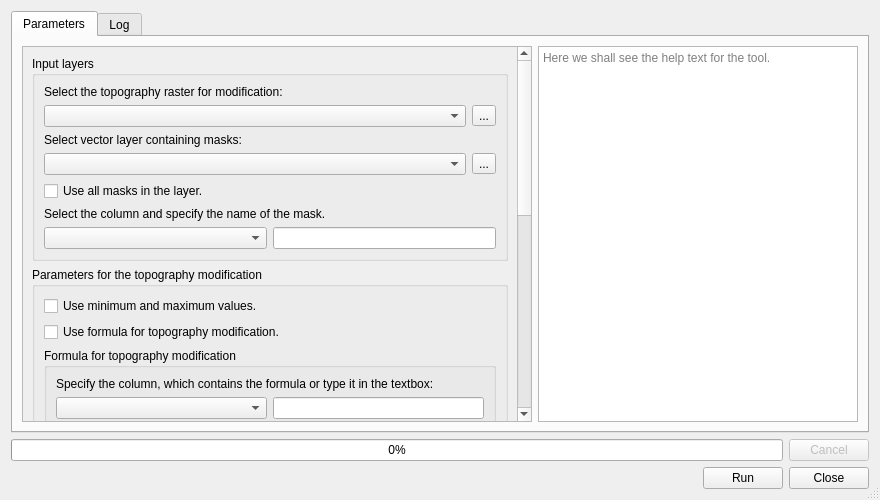
<?xml version="1.0" encoding="UTF-8"?>
<ui version="4.0">
 <class>TopoModifierDialogBase</class>
 <widget class="QDialog" name="TopoModifierDialogBase">
  <property name="geometry">
   <rect>
    <x>0</x>
    <y>0</y>
    <width>880</width>
    <height>500</height>
   </rect>
  </property>
  <property name="sizePolicy">
   <sizepolicy hsizetype="MinimumExpanding" vsizetype="MinimumExpanding">
    <horstretch>0</horstretch>
    <verstretch>0</verstretch>
   </sizepolicy>
  </property>
  <property name="minimumSize">
   <size>
    <width>400</width>
    <height>200</height>
   </size>
  </property>
  <property name="windowTitle">
   <string>Terra Antiqua - Modify topography</string>
  </property>
  <property name="autoFillBackground">
   <bool>true</bool>
  </property>
  <property name="sizeGripEnabled">
   <bool>true</bool>
  </property>
  <property name="modal">
   <bool>false</bool>
  </property>
  <layout class="QGridLayout" name="gridLayout">
   <item row="0" column="0">
    <widget class="QTabWidget" name="Tabs">
     <property name="sizePolicy">
      <sizepolicy hsizetype="Expanding" vsizetype="Expanding">
       <horstretch>0</horstretch>
       <verstretch>0</verstretch>
      </sizepolicy>
     </property>
     <property name="tabPosition">
      <enum>QTabWidget::North</enum>
     </property>
     <property name="tabShape">
      <enum>QTabWidget::Rounded</enum>
     </property>
     <property name="currentIndex">
      <number>0</number>
     </property>
     <property name="usesScrollButtons">
      <bool>false</bool>
     </property>
     <widget class="QWidget" name="tab">
      <attribute name="title">
       <string>Parameters</string>
      </attribute>
      <layout class="QHBoxLayout" name="horizontalLayout_14">
       <item>
        <widget class="QScrollArea" name="scrollArea">
         <property name="enabled">
          <bool>true</bool>
         </property>
         <property name="sizePolicy">
          <sizepolicy hsizetype="Expanding" vsizetype="Expanding">
           <horstretch>0</horstretch>
           <verstretch>0</verstretch>
          </sizepolicy>
         </property>
         <property name="autoFillBackground">
          <bool>false</bool>
         </property>
         <property name="frameShape">
          <enum>QFrame::StyledPanel</enum>
         </property>
         <property name="frameShadow">
          <enum>QFrame::Sunken</enum>
         </property>
         <property name="verticalScrollBarPolicy">
          <enum>Qt::ScrollBarAlwaysOn</enum>
         </property>
         <property name="horizontalScrollBarPolicy">
          <enum>Qt::ScrollBarAsNeeded</enum>
         </property>
         <property name="sizeAdjustPolicy">
          <enum>QAbstractScrollArea::AdjustIgnored</enum>
         </property>
         <property name="widgetResizable">
          <bool>true</bool>
         </property>
         <widget class="QWidget" name="scrollAreaWidgetContents">
          <property name="geometry">
           <rect>
            <x>0</x>
            <y>0</y>
            <width>518</width>
            <height>923</height>
           </rect>
          </property>
          <layout class="QVBoxLayout" name="verticalLayout_9">
           <item>
            <widget class="QGroupBox" name="groupBox">
             <property name="sizePolicy">
              <sizepolicy hsizetype="Preferred" vsizetype="Preferred">
               <horstretch>0</horstretch>
               <verstretch>0</verstretch>
              </sizepolicy>
             </property>
             <property name="title">
              <string>Input layers</string>
             </property>
             <layout class="QVBoxLayout" name="verticalLayout_2">
              <item>
               <widget class="QLabel" name="label">
                <property name="text">
                 <string>Select the topography raster for modification:</string>
                </property>
               </widget>
              </item>
              <item>
               <layout class="QHBoxLayout" name="horizontalLayout">
                <item>
                 <widget class="QgsMapLayerComboBox" name="baseTopoBox"/>
                </item>
                <item>
                 <widget class="QToolButton" name="selectTopoBaseButton">
                  <property name="text">
                   <string>...</string>
                  </property>
                 </widget>
                </item>
               </layout>
              </item>
              <item>
               <widget class="QLabel" name="label_2">
                <property name="text">
                 <string>Select vector layer containing masks:</string>
                </property>
               </widget>
              </item>
              <item>
               <layout class="QHBoxLayout" name="horizontalLayout_2">
                <item>
                 <widget class="QgsMapLayerComboBox" name="masksBox"/>
                </item>
                <item>
                 <widget class="QToolButton" name="selectMasksButton">
                  <property name="text">
                   <string>...</string>
                  </property>
                 </widget>
                </item>
               </layout>
              </item>
              <item>
               <widget class="QCheckBox" name="useAllMasksBox">
                <property name="text">
                 <string>Use all masks in the layer.</string>
                </property>
               </widget>
              </item>
              <item>
               <widget class="QLabel" name="label_3">
                <property name="text">
                 <string>Select the column and specify the name of the mask.</string>
                </property>
                <property name="wordWrap">
                 <bool>true</bool>
                </property>
               </widget>
              </item>
              <item>
               <layout class="QHBoxLayout" name="horizontalLayout_3" stretch="1,1">
                <item>
                 <widget class="QgsFieldComboBox" name="maskNameField"/>
                </item>
                <item>
                 <widget class="QLineEdit" name="maskNameText"/>
                </item>
               </layout>
              </item>
             </layout>
            </widget>
           </item>
           <item>
            <widget class="QGroupBox" name="groupBox_3">
             <property name="sizePolicy">
              <sizepolicy hsizetype="Preferred" vsizetype="Preferred">
               <horstretch>0</horstretch>
               <verstretch>0</verstretch>
              </sizepolicy>
             </property>
             <property name="title">
              <string>Parameters for the topography modification</string>
             </property>
             <layout class="QVBoxLayout" name="verticalLayout_8">
              <item>
               <widget class="QCheckBox" name="minMaxCheckBox">
                <property name="text">
                 <string>Use minimum and maximum values.</string>
                </property>
               </widget>
              </item>
              <item>
               <widget class="QCheckBox" name="formulaCheckBox">
                <property name="text">
                 <string>Use formula for topography modification.</string>
                </property>
               </widget>
              </item>
              <item>
               <widget class="QgsCollapsibleGroupBox" name="formulaGroupBox">
                <property name="sizePolicy">
                 <sizepolicy hsizetype="Preferred" vsizetype="Fixed">
                  <horstretch>0</horstretch>
                  <verstretch>0</verstretch>
                 </sizepolicy>
                </property>
                <property name="focusPolicy">
                 <enum>Qt::StrongFocus</enum>
                </property>
                <property name="autoFillBackground">
                 <bool>false</bool>
                </property>
                <property name="title">
                 <string>Formula for topography modification</string>
                </property>
                <property name="collapsed" stdset="0">
                 <bool>false</bool>
                </property>
                <property name="saveCollapsedState" stdset="0">
                 <bool>true</bool>
                </property>
                <layout class="QVBoxLayout" name="verticalLayout_7">
                 <item>
                  <widget class="QLabel" name="label_4">
                   <property name="text">
                    <string>Specify the column, which contains the formula or type it in the textbox:</string>
                   </property>
                   <property name="wordWrap">
                    <bool>true</bool>
                   </property>
                  </widget>
                 </item>
                 <item>
                  <layout class="QHBoxLayout" name="horizontalLayout_13" stretch="1,1">
                   <item>
                    <widget class="QgsFieldComboBox" name="formulaField">
                     <property name="allowEmptyFieldName" stdset="0">
                      <bool>true</bool>
                     </property>
                    </widget>
                   </item>
                   <item>
                    <widget class="QLineEdit" name="formulaText"/>
                   </item>
                  </layout>
                 </item>
                 <item>
                  <widget class="QCheckBox" name="min_maxValueCheckBox">
                   <property name="inputMethodHints">
                    <set>Qt::ImhHiddenText</set>
                   </property>
                   <property name="text">
                    <string>Constrain the values to be modified with minimum and maximum.</string>
                   </property>
                  </widget>
                 </item>
                 <item>
                  <widget class="QGroupBox" name="boundingValuesGroupBox">
                   <property name="title">
                    <string>Bounding values</string>
                   </property>
                   <layout class="QVBoxLayout" name="verticalLayout_6">
                    <item>
                     <widget class="QCheckBox" name="minMaxValuesFromAttrCheckBox">
                      <property name="text">
                       <string>Take the minimum and maximum values from the attribute table.</string>
                      </property>
                     </widget>
                    </item>
                    <item>
                     <widget class="QCheckBox" name="minMaxValuesFromSpinCheckBox">
                      <property name="text">
                       <string>Enter the minimum and maximum values.</string>
                      </property>
                     </widget>
                    </item>
                    <item>
                     <layout class="QHBoxLayout" name="horizontalLayout_12">
                      <item>
                       <widget class="QLabel" name="minValueLabel">
                        <property name="text">
                         <string>Minimum:</string>
                        </property>
                       </widget>
                      </item>
                      <item>
                       <widget class="QLabel" name="maxValueLabel">
                        <property name="text">
                         <string>Maximum:</string>
                        </property>
                       </widget>
                      </item>
                     </layout>
                    </item>
                    <item>
                     <layout class="QHBoxLayout" name="horizontalLayout_11">
                      <item>
                       <widget class="QgsFieldComboBox" name="minValueField"/>
                      </item>
                      <item>
                       <widget class="QgsFieldComboBox" name="maxValueField"/>
                      </item>
                     </layout>
                    </item>
                    <item>
                     <layout class="QHBoxLayout" name="horizontalLayout_7">
                      <item>
                       <widget class="QSpinBox" name="minValueSpin">
                        <property name="focusPolicy">
                         <enum>Qt::WheelFocus</enum>
                        </property>
                        <property name="acceptDrops">
                         <bool>false</bool>
                        </property>
                        <property name="toolTipDuration">
                         <number>-1</number>
                        </property>
                        <property name="minimum">
                         <number>-11000</number>
                        </property>
                        <property name="maximum">
                         <number>11000</number>
                        </property>
                        <property name="value">
                         <number>0</number>
                        </property>
                       </widget>
                      </item>
                      <item>
                       <widget class="QSpinBox" name="maxValueSpin">
                        <property name="focusPolicy">
                         <enum>Qt::WheelFocus</enum>
                        </property>
                        <property name="minimum">
                         <number>-11000</number>
                        </property>
                        <property name="maximum">
                         <number>11000</number>
                        </property>
                       </widget>
                      </item>
                     </layout>
                    </item>
                   </layout>
                  </widget>
                 </item>
                </layout>
               </widget>
              </item>
              <item>
               <widget class="QgsCollapsibleGroupBox" name="minMaxGroupBox">
                <property name="title">
                 <string>Final minimum and maximum values</string>
                </property>
                <layout class="QVBoxLayout" name="verticalLayout_5">
                 <item>
                  <widget class="QCheckBox" name="minMaxFromAttrCheckBox">
                   <property name="text">
                    <string>Take the minimum and maximum values from the attribute table.</string>
                   </property>
                  </widget>
                 </item>
                 <item>
                  <widget class="QLabel" name="label_5">
                   <property name="text">
                    <string>Minimum value:</string>
                   </property>
                  </widget>
                 </item>
                 <item>
                  <layout class="QHBoxLayout" name="horizontalLayout_5">
                   <item>
                    <widget class="QgsFieldComboBox" name="minField"/>
                   </item>
                   <item>
                    <widget class="QSpinBox" name="minSpin">
                     <property name="minimum">
                      <number>-11000</number>
                     </property>
                     <property name="maximum">
                      <number>11000</number>
                     </property>
                     <property name="singleStep">
                      <number>100</number>
                     </property>
                    </widget>
                   </item>
                  </layout>
                 </item>
                 <item>
                  <widget class="QLabel" name="label_6">
                   <property name="text">
                    <string>Maximum value:</string>
                   </property>
                  </widget>
                 </item>
                 <item>
                  <layout class="QHBoxLayout" name="horizontalLayout_6">
                   <item>
                    <widget class="QgsFieldComboBox" name="maxField"/>
                   </item>
                   <item>
                    <widget class="QSpinBox" name="maxSpin">
                     <property name="minimum">
                      <number>-11000</number>
                     </property>
                     <property name="maximum">
                      <number>11000</number>
                     </property>
                     <property name="singleStep">
                      <number>100</number>
                     </property>
                    </widget>
                   </item>
                  </layout>
                 </item>
                </layout>
               </widget>
              </item>
             </layout>
            </widget>
           </item>
           <item>
            <widget class="QGroupBox" name="groupBox_2">
             <property name="sizePolicy">
              <sizepolicy hsizetype="Preferred" vsizetype="Preferred">
               <horstretch>0</horstretch>
               <verstretch>0</verstretch>
              </sizepolicy>
             </property>
             <property name="title">
              <string>Output</string>
             </property>
             <layout class="QVBoxLayout" name="verticalLayout">
              <item>
               <widget class="QLabel" name="outputLaber">
                <property name="text">
                 <string>Output file path:</string>
                </property>
               </widget>
              </item>
              <item>
               <widget class="QgsFileWidget" name="outputPath" native="true"/>
              </item>
             </layout>
            </widget>
           </item>
           <item>
            <spacer name="verticalSpacer">
             <property name="orientation">
              <enum>Qt::Vertical</enum>
             </property>
             <property name="sizeHint" stdset="0">
              <size>
               <width>20</width>
               <height>5</height>
              </size>
             </property>
            </spacer>
           </item>
          </layout>
         </widget>
        </widget>
       </item>
       <item>
        <widget class="QTextBrowser" name="helpBox">
         <property name="maximumSize">
          <size>
           <width>320</width>
           <height>16777215</height>
          </size>
         </property>
         <property name="placeholderText">
          <string>Here we shall see the help text for the tool. </string>
         </property>
        </widget>
       </item>
      </layout>
     </widget>
     <widget class="QWidget" name="tab_2">
      <attribute name="title">
       <string>Log</string>
      </attribute>
      <layout class="QGridLayout" name="gridLayout_11">
       <item row="0" column="0">
        <widget class="QTextBrowser" name="logText">
         <property name="autoFormatting">
          <set>QTextEdit::AutoAll</set>
         </property>
         <property name="textInteractionFlags">
          <set>Qt::LinksAccessibleByKeyboard|Qt::LinksAccessibleByMouse|Qt::TextBrowserInteraction|Qt::TextSelectableByKeyboard|Qt::TextSelectableByMouse</set>
         </property>
         <property name="openExternalLinks">
          <bool>true</bool>
         </property>
        </widget>
       </item>
      </layout>
     </widget>
    </widget>
   </item>
   <item row="1" column="0">
    <layout class="QHBoxLayout" name="horizontalLayout_10">
     <item>
      <widget class="QProgressBar" name="progressBar">
       <property name="value">
        <number>0</number>
       </property>
      </widget>
     </item>
     <item>
      <widget class="QPushButton" name="cancelButton">
       <property name="enabled">
        <bool>false</bool>
       </property>
       <property name="sizePolicy">
        <sizepolicy hsizetype="Fixed" vsizetype="Fixed">
         <horstretch>0</horstretch>
         <verstretch>0</verstretch>
        </sizepolicy>
       </property>
       <property name="text">
        <string>Cancel</string>
       </property>
      </widget>
     </item>
    </layout>
   </item>
   <item row="2" column="0">
    <layout class="QHBoxLayout" name="horizontalLayout_9">
     <item>
      <layout class="QHBoxLayout" name="horizontalLayout_8">
       <item>
        <widget class="QLabel" name="warningLabel">
         <property name="text">
          <string/>
         </property>
         <property name="wordWrap">
          <bool>true</bool>
         </property>
        </widget>
       </item>
       <item>
        <widget class="QPushButton" name="runButton">
         <property name="sizePolicy">
          <sizepolicy hsizetype="Fixed" vsizetype="Fixed">
           <horstretch>0</horstretch>
           <verstretch>0</verstretch>
          </sizepolicy>
         </property>
         <property name="text">
          <string>Run</string>
         </property>
        </widget>
       </item>
       <item>
        <widget class="QPushButton" name="closeButton">
         <property name="sizePolicy">
          <sizepolicy hsizetype="Fixed" vsizetype="Fixed">
           <horstretch>0</horstretch>
           <verstretch>0</verstretch>
          </sizepolicy>
         </property>
         <property name="text">
          <string>Close</string>
         </property>
        </widget>
       </item>
      </layout>
     </item>
    </layout>
   </item>
  </layout>
 </widget>
 <customwidgets>
  <customwidget>
   <class>QgsCollapsibleGroupBox</class>
   <extends>QGroupBox</extends>
   <header>qgscollapsiblegroupbox.h</header>
   <container>1</container>
  </customwidget>
  <customwidget>
   <class>QgsFileWidget</class>
   <extends>QWidget</extends>
   <header>qgsfilewidget.h</header>
  </customwidget>
  <customwidget>
   <class>QgsMapLayerComboBox</class>
   <extends>QComboBox</extends>
   <header>qgsmaplayercombobox.h</header>
  </customwidget>
  <customwidget>
   <class>QgsFieldComboBox</class>
   <extends>QComboBox</extends>
   <header>qgsfieldcombobox.h</header>
  </customwidget>
 </customwidgets>
 <tabstops>
  <tabstop>runButton</tabstop>
  <tabstop>baseTopoBox</tabstop>
  <tabstop>Tabs</tabstop>
  <tabstop>scrollArea</tabstop>
  <tabstop>closeButton</tabstop>
  <tabstop>selectTopoBaseButton</tabstop>
  <tabstop>masksBox</tabstop>
  <tabstop>selectMasksButton</tabstop>
  <tabstop>maskNameField</tabstop>
  <tabstop>maskNameText</tabstop>
  <tabstop>minMaxCheckBox</tabstop>
  <tabstop>formulaCheckBox</tabstop>
  <tabstop>formulaGroupBox</tabstop>
  <tabstop>formulaField</tabstop>
  <tabstop>formulaText</tabstop>
  <tabstop>min_maxValueCheckBox</tabstop>
  <tabstop>minMaxValuesFromAttrCheckBox</tabstop>
  <tabstop>minMaxValuesFromSpinCheckBox</tabstop>
  <tabstop>minValueField</tabstop>
  <tabstop>maxValueField</tabstop>
  <tabstop>minValueSpin</tabstop>
  <tabstop>maxValueSpin</tabstop>
  <tabstop>minMaxGroupBox</tabstop>
  <tabstop>minMaxFromAttrCheckBox</tabstop>
  <tabstop>minField</tabstop>
  <tabstop>minSpin</tabstop>
  <tabstop>maxField</tabstop>
  <tabstop>maxSpin</tabstop>
  <tabstop>cancelButton</tabstop>
 </tabstops>
 <resources/>
 <connections>
  <connection>
   <sender>closeButton</sender>
   <signal>clicked()</signal>
   <receiver>TopoModifierDialogBase</receiver>
   <slot>hide()</slot>
   <hints>
    <hint type="sourcelabel">
     <x>648</x>
     <y>406</y>
    </hint>
    <hint type="destinationlabel">
     <x>348</x>
     <y>214</y>
    </hint>
   </hints>
  </connection>
 </connections>
</ui>
